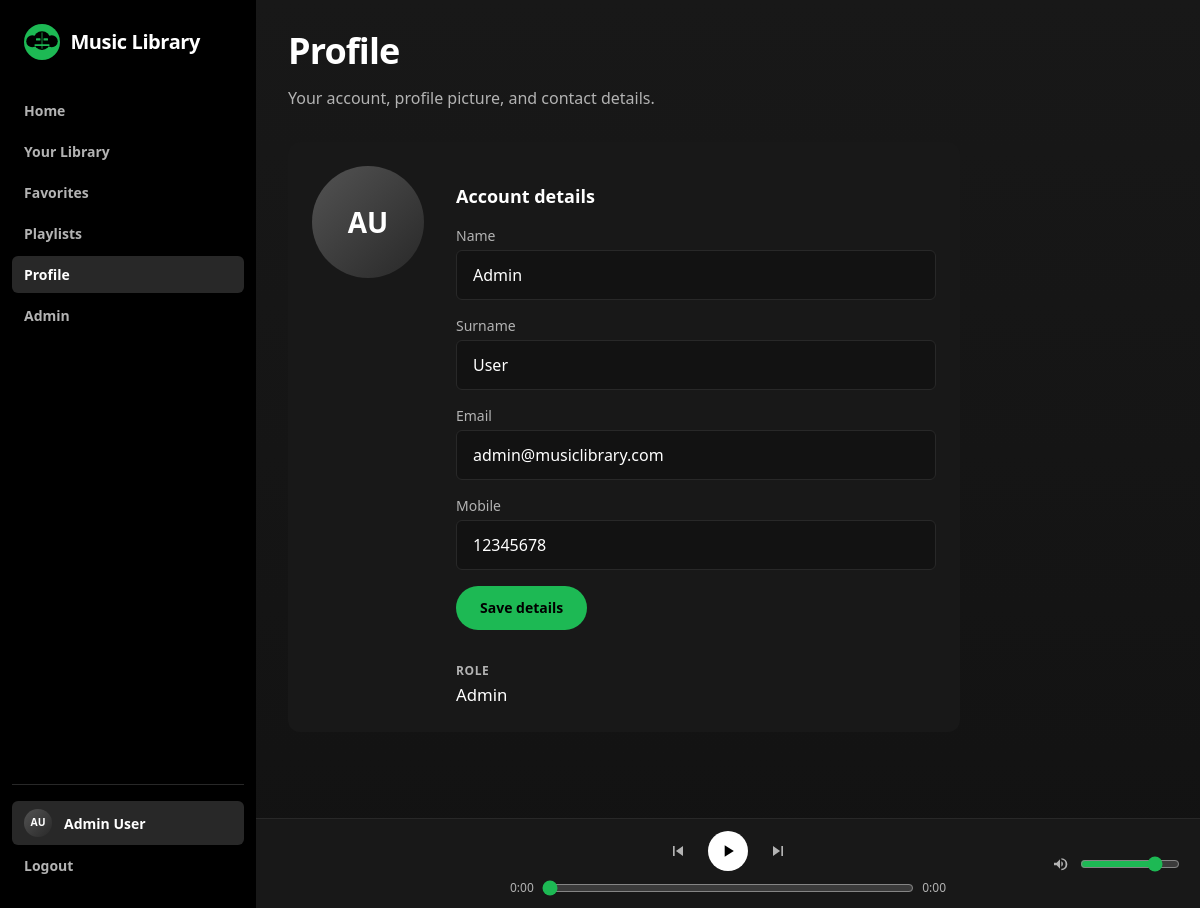
The app's page /profile.php (signed in) with its own data.
### tables this page shows
CREATE TABLE IF NOT EXISTS users (
    id INT AUTO_INCREMENT PRIMARY KEY,
    name VARCHAR(15) NOT NULL,
    surname VARCHAR(15) NOT NULL,
    email VARCHAR(100) NOT NULL UNIQUE,
    mobile VARCHAR(8) NOT NULL UNIQUE,
    password VARCHAR(255) NOT NULL,
    profile_image VARCHAR(255) DEFAULT NULL,
    role ENUM('user', 'admin') NOT NULL DEFAULT 'user',
    created_at TIMESTAMP DEFAULT CURRENT_TIMESTAMP
);

### includes/users.php (called while the page is built, shortened)
<?php
require_once __DIR__ . '/uploads.php';
function get_user_by_id(mysqli $conn, int $userId): ?array
{
    $stmt = mysqli_prepare(
        $conn,
        'SELECT id, name, surname, email, mobile, profile_image, role FROM users WHERE id = ? LIMIT 1'
    );
    mysqli_stmt_bind_param($stmt, 'i', $userId);
    mysqli_stmt_execute($stmt);
    $row = mysqli_fetch_assoc(mysqli_stmt_get_result($stmt));
    return $row ?: null;
}

### profile.php (the view, shortened to what this page needs)
<?php
require_once __DIR__ . '/includes/db.php';
require_once __DIR__ . '/includes/users.php';
require_once __DIR__ . '/includes/uploads.php';
require_once __DIR__ . '/elements/header.php';
$userId = (int) $_SESSION['user_id'];
$user = get_user_by_id($conn, $userId);
$inputClass = 'w-full rounded-md border border-spotify-elevated bg-spotify-base px-4 py-3 text-white focus:border-spotify-green focus:outline-none focus:ring-1 focus:ring-spotify-green';
$labelClass = 'mb-1 block text-sm font-medium text-spotify-muted';
?>
<header class="page-heading">
    <h1>Profile</h1>
    <p>Your account, profile picture, and contact details.</p>
</header>
<div class="profile-panel">
    <form method="post" action="profile_actions.php" enctype="multipart/form-data" class="profile-avatar-form">
        <div class="profile-panel__avatar">
        </div>
    </form>
    <div class="profile-panel__forms space-y-8">
        <form method="post" action="profile_actions.php" id="profile-details-form" class="space-y-4" novalidate>
            <h2 class="text-lg font-semibold text-white">Account details</h2>
            <div>
                <label for="profile-name" class="<?php echo $labelClass; ?>">Name</label>
                <input type="text" id="profile-name" name="name" maxlength="15" class="<?php echo $inputClass; ?>"
                       value="<?php echo htmlspecialchars($user['name'] ?? ''); ?>">
            </div>
            <div>
                <label for="profile-surname" class="<?php echo $labelClass; ?>">Surname</label>
                <input type="text" id="profile-surname" name="surname" maxlength="15" class="<?php echo $inputClass; ?>"
                       value="<?php echo htmlspecialchars($user['surname'] ?? ''); ?>">
            </div>
            <div>
                <label for="profile-email" class="<?php echo $labelClass; ?>">Email</label>
                <input type="email" id="profile-email" name="email" class="<?php echo $inputClass; ?>"
                       value="<?php echo htmlspecialchars($user['email'] ?? ''); ?>">
            </div>
            <div>
                <label for="profile-mobile" class="<?php echo $labelClass; ?>">Mobile</label>
                <input type="tel" id="profile-mobile" name="mobile" maxlength="8" class="<?php echo $inputClass; ?>"
                       value="<?php echo htmlspecialchars($user['mobile'] ?? ''); ?>">
            </div>
            <button type="submit" class="rounded-full bg-spotify-green px-6 py-3 text-sm font-bold text-black hover:bg-spotify-green-hover">
                Save details
            </button>
        </form>
        <dl class="profile-panel__details">
            <div>
                <dt>Role</dt>
                <dd class="capitalize"><?php echo htmlspecialchars($user['role'] ?? ''); ?></dd>
            </div>
        </dl>
    </div>
</div>
<?php require_once __DIR__ . '/elements/footer.php'; ?>

### assets/css/app.css (style rules this page uses)
:root { --player-height: 90px; --player-bg: #181818; --player-border: #282828; --player-accent: #1db954; --player-accent-hover: #1ed760; --player-text: #ffffff; --player-muted: #b3b3b3; --spotify-base: #121212; --spotify-highlight: #181818; --spotify-elevated: #282828; }
.page-heading { margin-bottom: 2rem; }
.page-heading h1 { font-size: 1.875rem; font-weight: 700; letter-spacing: -0.025em; color: var(--player-text); }
@media (min-width: 768px) { .page-heading h1 { font-size: 2.25rem; } }
.page-heading p { margin-top: 0.5rem; color: var(--player-muted); }
.profile-avatar-form { margin: 0; }
.profile-panel { display: grid; gap: 2rem; max-width: 32rem; padding: 1.5rem; border-radius: 0.75rem; background-color: var(--spotify-highlight); }
.profile-panel__avatar { display: flex; justify-content: center; }
.profile-panel__details { margin: 0; display: grid; gap: 1rem; }
.profile-panel__details dt { font-size: 0.75rem; font-weight: 600; text-transform: uppercase; letter-spacing: 0.05em; color: var(--player-muted); }
.profile-panel__details dd { margin: 0.15rem 0 0; font-size: 1.05rem; color: var(--player-text); }
.profile-panel__forms { min-width: 0; }
@media (min-width: 640px) { .profile-panel { grid-template-columns: auto 1fr; max-width: 42rem; } }
@media (min-width: 640px) { .profile-panel__avatar { align-self: start; } }

### records on screen
users: name "Admin", surname "User", email "admin@musiclibrary.com", mobile "12345678", role "Admin"

### other values on screen
user_initials($displayName) "AU"
$userDisplayName "Admin User"
